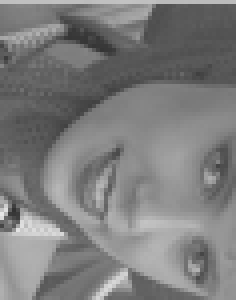
#> input picture DAY 5/p5/CC17/My Image.png, 59 x 75 px (shown 4 times larger)
$ python inesh_kumar3.py
#> lines starting #> are read from the running program, lines starting #| are printed output that depends on the picture
# -*- coding: utf-8 -*-
"""
Created on Wed May 16 11:48:31 2018

@author: inesh
"""

from PIL import Image

t=raw_input("enter the image file name:-")
#> the answer given: CC17/My Image.png
iobj=Image.open(t)
#> iobj is the input picture: PIL image 59x75 LA; mean R, G, B, A 122.8, 122.8, 122.8, 252.6
a=iobj.size[0]/2
#> a = 29.5
b=iobj.size[1]/2
#> b = 37.5
img = iobj.convert('LA').rotate(90).crop((a-80,b-102,a+80,b+102))
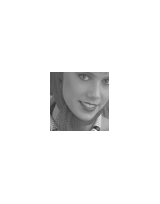
#> img: PIL image 160x204 LA; mean R, G, B, A 13.2, 13.2, 13.2, 27.2; transparent parts drawn white
img.thumbnail((75,75))
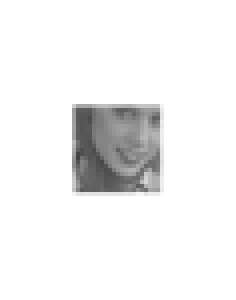
#> img: PIL image 59x75 LA (shown 4 times larger); mean R, G, B, A 14.9, 14.9, 14.9, 27.2; transparent parts drawn white
img.save("My Image.png")


iobj.size[0]
iobj.size[1]

$ run again, with DAY 5/p5/CC17/sample.jpg saved as DAY 5/p5/CC17/My Image.png
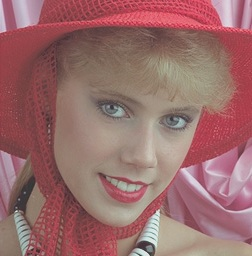
#> input picture DAY 5/p5/CC17/sample.jpg, 252 x 256 px
#> iobj is the input picture: PIL image 252x256 RGB; mean R, G, B 153.5, 107.6, 107
#> `img = iobj.convert('LA').rotate(90).crop((a-80,b-102,a+80,b+102))`:
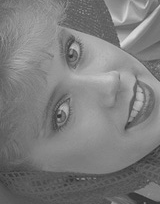
#> img: PIL image 160x204 LA; mean R, G, B, A 124.7, 124.7, 124.7, 255
#> `img.thumbnail((75,75))`:
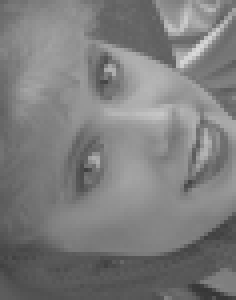
#> img: PIL image 59x75 LA (shown 4 times larger); mean R, G, B, A 124.7, 124.7, 124.7, 255
